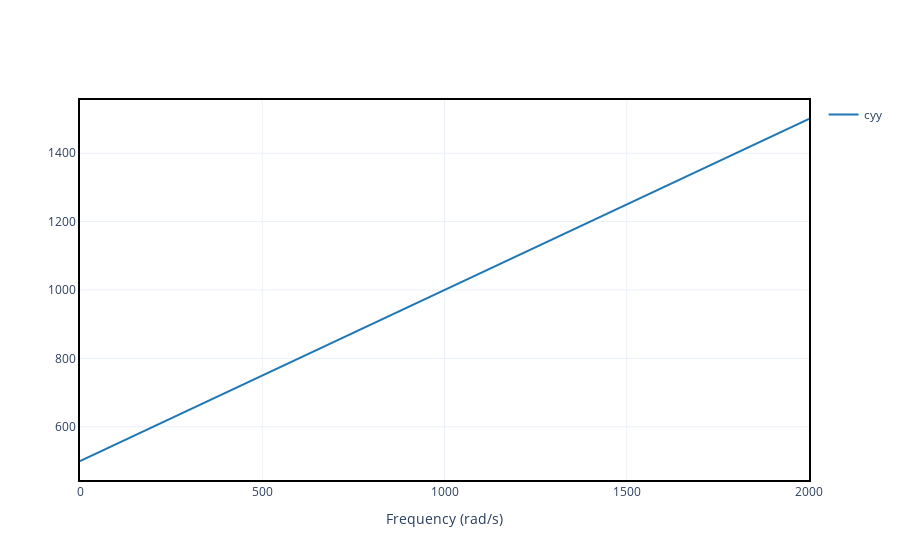

The cell this chart's notebook holds for it:
### Code cell
bearing2.plot('cyy')

### Figure 1 — Plotly figure (JSON) as saved in the notebook; plotly's stock layout.template omitted (floating-point values rounded to 4 significant figures)
{"data": [{"hovertemplate": "Frequency (rad/s): %{x:.2f}<br> Coefficient (N*s/m): %{y:.3e}", "mode": "lines", "name": "cyy", "showlegend": true, "type": "scatter", "x": [0.0, 68.97, 137.9, 206.9, 275.9, 344.8, 413.8, 482.8, 551.7, 620.7, 689.7, 758.6, 827.6, 896.6, 965.5, 1034.0, 1103.0, 1172.0, 1241.0, 1310.0, 1379.0, 1448.0, 1517.0, 1586.0, 1655.0, 1724.0, 1793.0, 1862.0, 1931.0, 2000.0], "y": [500.0, 534.5, 569.0, 603.4, 637.9, 672.4, 706.9, 741.4, 775.9, 810.3, 844.8, 879.3, 913.8, 948.3, 982.8, 1017.0, 1052.0, 1086.0, 1121.0, 1155.0, 1190.0, 1224.0, 1259.0, 1293.0, 1328.0, 1362.0, 1397.0, 1431.0, 1466.0, 1500.0]}], "layout": {"xaxis": {"title": {"text": "Frequency (rad/s)"}}, "yaxis": {"exponentformat": "power"}}}
